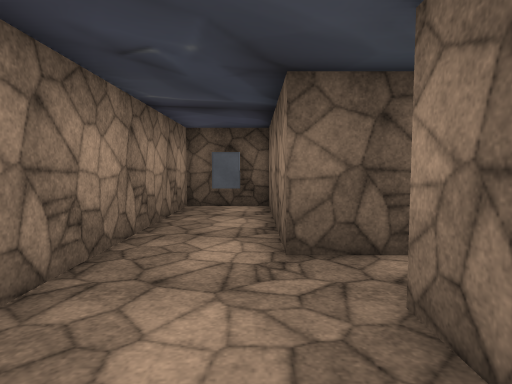
view 1 (above)

21 first-person views from a walk through a scene from a Unity 3-D project. The camera is 1.4 m above the floor, tilts 4° down and sees 75° across. The floor is counted in squares, 1 m on a side. Each view is taken from the middle of a square. On the plan, view 1 faces up. The plan holds only what a view shows up to about 15 squares ahead; the rest is blank. The player character is not drawn. Some animated figures are left out. Some surface patterns are stand-ins.

view 2
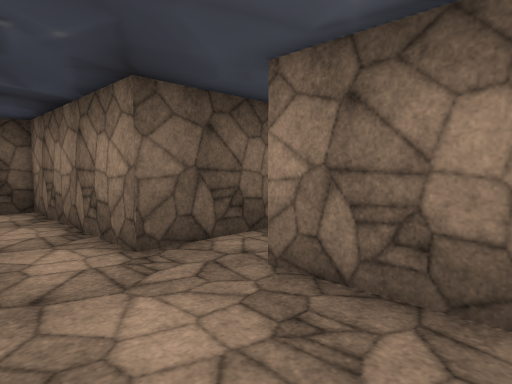

view 3
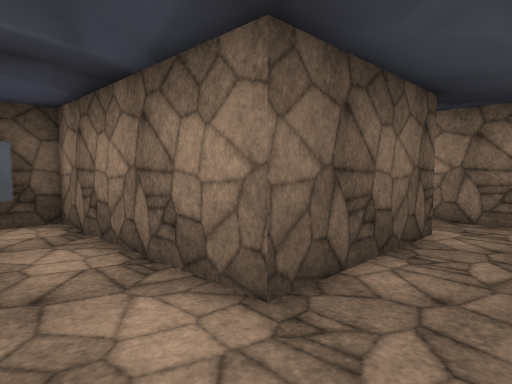

view 4
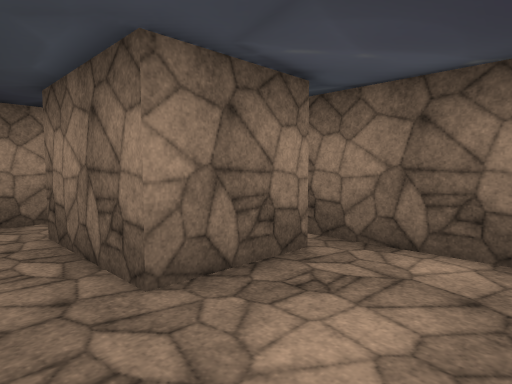

view 5
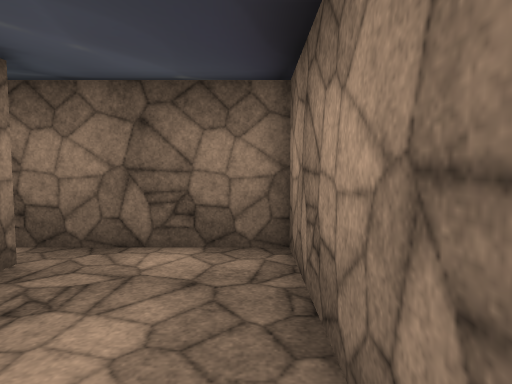

view 6
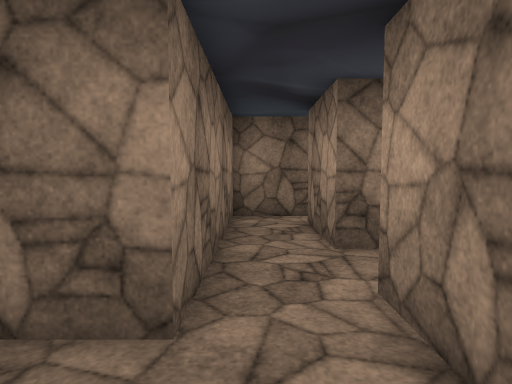

view 7
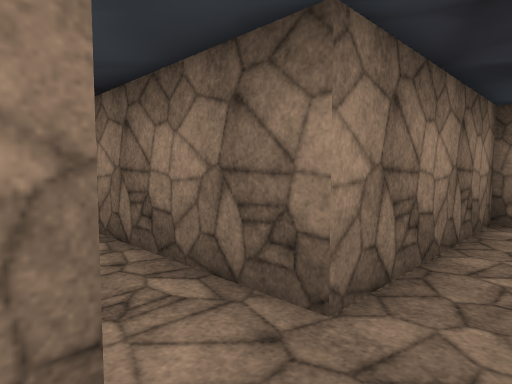

view 8
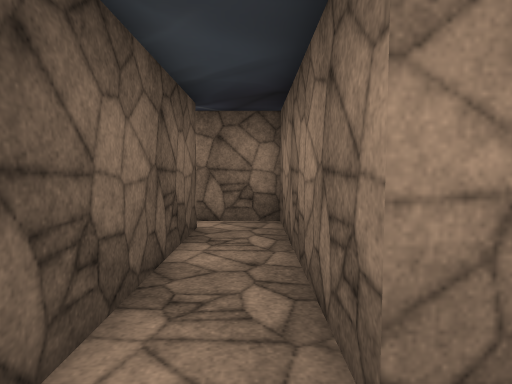

view 9
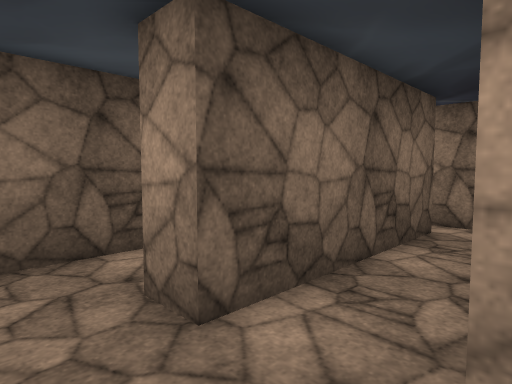

view 10
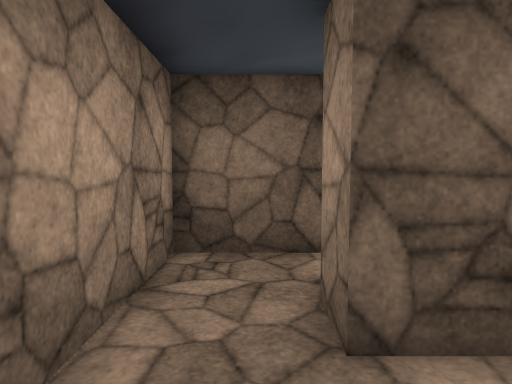

view 11
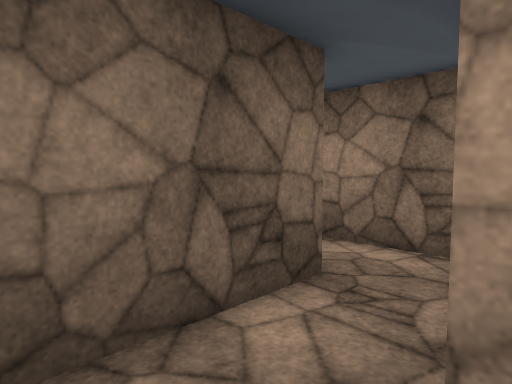

view 12
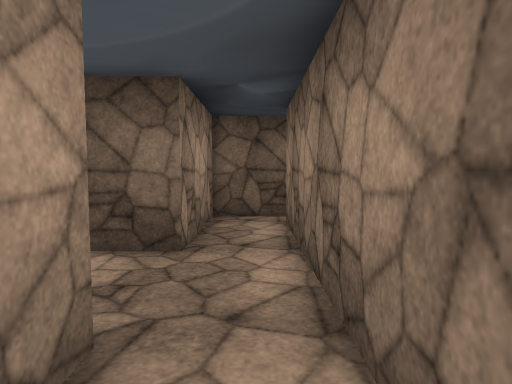

view 13
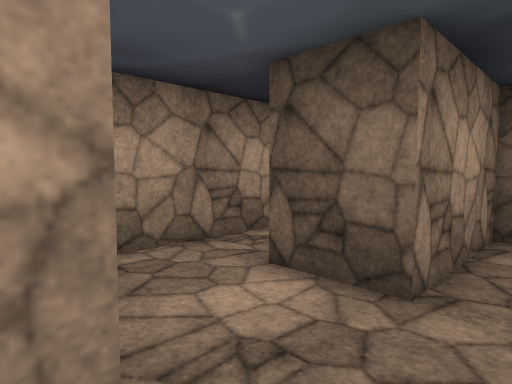

view 14
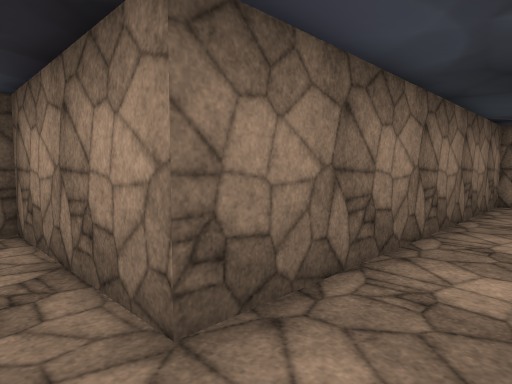

view 15
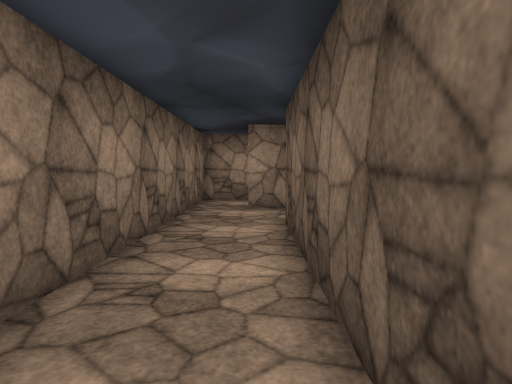

view 16
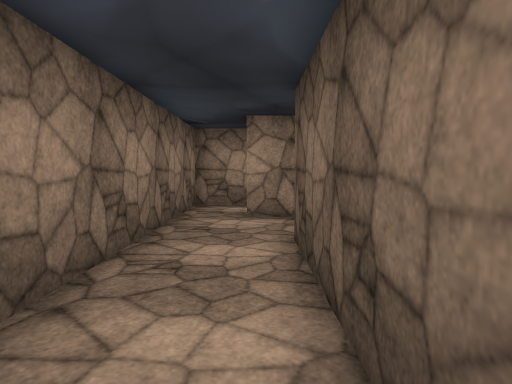

view 17
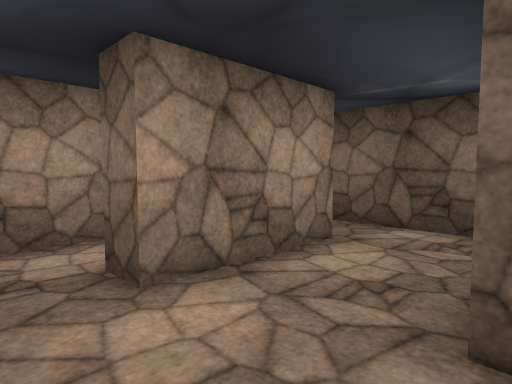

view 18
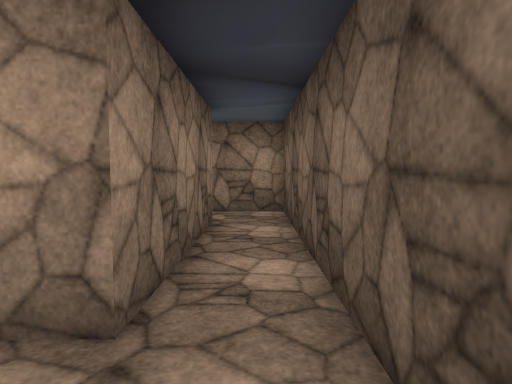

view 19
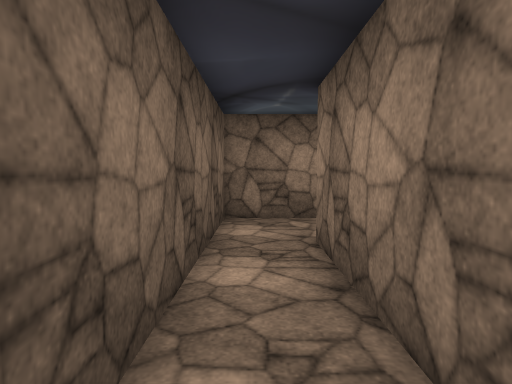

view 20
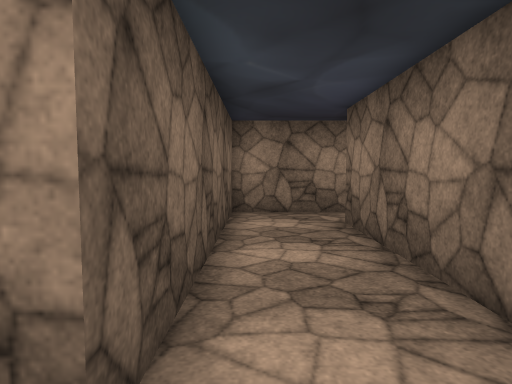

view 21
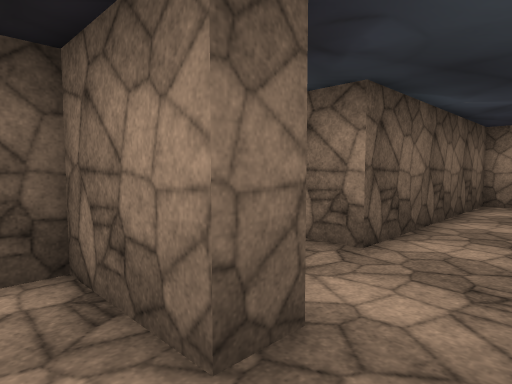

### Floor plan
Points are (right, up) in squares from view 1. A wall is a line through its corners. A room is listed if a view was taken in it or the views show most of it. See-through windows are left out.
Room 1 (views 1, 2, 3, 4, 5, 9, 10)
walls: (5.6, 6.5) (5.6, 5.3) (0.5, 5.3) (0.5, 12.5) (-2.6, 12.5) (-2.6, -0.8) (2.4, -0.8); (1.5, 0.1) (1.5, 3.3) (5.6, 3.3) (5.6, 0.1); (5.4, -0.8) (7.7, -0.8) (7.7, 6.3)
ways out: opening at (6.5, 6) to room 2
objects: other object (-1, 12)
Room 2 (views 6, 7, 8, 11)
walls: (7.7, 6.3) (14.9, 6.3) (14.9, 8.8); (13.9, 8.4) (7.7, 8.4) (7.7, 9.5); (5.6, 9.5) (5.6, 6.5)
ways out: opening at (6.5, 6) to room 1; opening at (6.5, 9) to room 6
Room 3 (view 12)
walls: (11.8, 10.4) (11.8, 11.4)
ways out: opening at (10.5, 12) to room 4; opening at (8.5, 10.5) to room 6
Room 4 (views 13, 14, 15, 16, 17, 18, 19, 20)
walls: (7.7, 18) (7.7, 21.8) (-1.6, 21.8) (-1.6, 26.9) (-12.9, 26.9) (-12.9, 25.5); (-4.5, 18.7) (5.6, 18.7) (5.6, 12.5) (6, 12.5); (12, 19.7) (9.7, 19.7) (9.7, 15.6) (7.6, 15.6); (9.7, 12.6) (9.7, 11.5); (11.8, 11.4) (11.8, 18.5); (-10.9, 24.8) (-4.6, 24.8) (-4.6, 20.7)
ways out: opening at (10.5, 12) to room 3; opening at (-5, 19.5) to room 5; opening at (-11.5, 24.5)
Room 5 (view 21)
walls: (-4.6, 20.7) (-5.7, 20.7); (-7.7, 21.5) (-7.7, 18.7) (-4.5, 18.7)
ways out: opening at (-5, 19.5) to room 4; opening at (-6.5, 21)
Room 6 (no view inside)
walls: (9.7, 11.5) (5.6, 11.5) (5.6, 9.5)
ways out: opening at (6.5, 9) to room 2; opening at (8.5, 10.5) to room 3

Positions as (right, up) in squares from view 1, and headings:
1: (0, 0), facing up
2: (-2, 0), facing up-right
3: (-2, 3), facing up-right
4: (-2, 5), facing down-right
5: (-2, 5), facing down
6: (7, 9), facing down
7: (6, 9), facing down-right
8: (6, 7), facing right
9: (6, 6), facing up-right
10: (7, 6), facing up
11: (6, 9), facing up-right
12: (11, 10), facing up
13: (11, 12), facing up-left
14: (7, 21), facing down-left
15: (7, 21), facing left
16: (5, 21), facing left
17: (-1, 19), facing up-left
18: (-2, 26), facing left
19: (-11, 26), facing right
20: (-3, 21), facing right
21: (-7, 19), facing up-right
